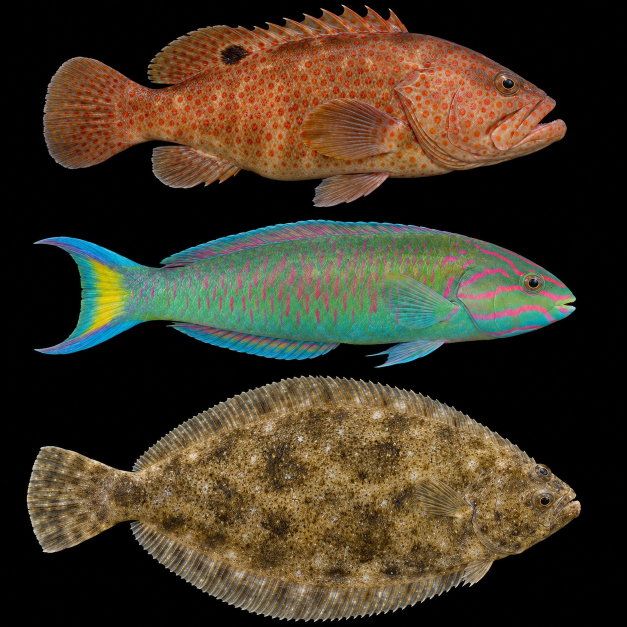
#> input picture undersea-rescue/assets/reef-fish-plate.jpg, 1254 x 1254 px (shown at 1/2 size)
$ python model_reef_fish.py
#> lines starting #> are read from the running program, lines starting #| are printed output that depends on the picture; after the words box and inside, x2 and y2 are one past the last pixel; in counts of white or black regions, pixels touching at a corner belong together
### undersea-rescue/tools/fish_glb.py
import io, json, struct
import numpy as np

def silhouette(rgb):
    """Remove exterior backdrop while preserving enclosed pupils and dark markings."""
    from scipy.ndimage import binary_closing, binary_fill_holes
    value = rgb.max(axis=2).astype(float)
    interior = binary_fill_holes(binary_closing(value > 25, iterations=2))
    return np.where(interior, 255, np.clip((value - 16) * 12.75, 0, 255)).astype(np.uint8)


def write_fish(path,name,geom,norm,uv,tri,targets,image,pectoral=None):
    picture=io.BytesIO();image.save(picture,format='PNG',optimize=True)
    doc={'asset':{'version':'2.0'},'scene':0,'scenes':[{'nodes':[0]}],'nodes':[{'name':name,'mesh':0}],'bufferViews':[],'accessors':[]}
    blob=bytearray()
    def view(data):
        blob.extend(b'\0'*(-len(blob)%4));idx=len(doc['bufferViews']);doc['bufferViews'].append({'buffer':0,'byteOffset':len(blob),'byteLength':len(data)});blob.extend(data);return idx
    def acc(a,typ,t=5126):
        a=np.asarray(a,dtype='<f4' if t==5126 else '<u2')
        dim={'SCALAR':1,'VEC2':2,'VEC3':3}[typ];a=a.reshape(-1,dim)
        i=len(doc['accessors']);doc['accessors'].append({'bufferView':view(a.tobytes()),'componentType':t,'count':len(a),'type':typ,'min':a.min(axis=0).tolist(),'max':a.max(axis=0).tolist()});return i
    doc['materials']=[{'name':'Skin and fins','doubleSided':True,'alphaMode':'MASK','alphaCutoff':.35,'pbrMetallicRoughness':{'baseColorTexture':{'index':0},'metallicFactor':.15,'roughnessFactor':.42}}]
    doc['meshes']=[{'name':name,'weights':[0,0],'extras':{'targetNames':['Tail port','Tail starboard']},'primitives':[{'attributes':{'POSITION':acc(geom,'VEC3'),'NORMAL':acc(norm,'VEC3'),'TEXCOORD_0':acc(uv,'VEC2')},'indices':acc(tri,'SCALAR',5123),'material':0,'targets':[{'POSITION':acc(d,'VEC3')} for d in targets]}]}]
    if pectoral is not None:
        doc['meshes'][0]['primitives'][0]['attributes']['_PECTORAL']=acc(pectoral,'SCALAR')
    doc['animations']=[{'name':'Swim','samplers':[{'input':acc([0,.18,.36,.54,.72],'SCALAR'),'output':acc([0,0,1,0,0,0,0,1,0,0],'SCALAR')}],'channels':[{'sampler':0,'target':{'node':0,'path':'weights'}}]}]
    doc['images']=[{'mimeType':'image/png','bufferView':view(picture.getvalue())}];doc['textures']=[{'source':0}]
    doc['buffers']=[{'byteLength':len(blob)}];meta=json.dumps(doc,separators=(',',':')).encode();meta+=b' '*(-len(meta)%4);blob+=b'\0'*(-len(blob)%4)
    path.write_bytes(struct.pack('<4sII',b'glTF',2,28+len(meta)+len(blob))+struct.pack('<I4s',len(meta),b'JSON')+meta+struct.pack('<I4s',len(blob),b'BIN\0')+blob)

### undersea-rescue/tools/model_reef_fish.py
"""Reconstruct each species as a closed, textured anatomical volume in metres."""
from pathlib import Path
import math
import sys
import numpy as np
from PIL import Image
from fish_glb import write_fish, silhouette

root=Path(__file__).resolve().parents[1]/'assets'
plate=Image.open(root/'reef-fish-plate.jpg').convert('RGB')
#> plate is the input picture: PIL image 1254x1254 RGB; mean R, G, B 64.9, 54.5, 37.8
specs=[
 ('spotted-grouper','Epinephelus akaara',0,.335,.54,.095),
 ('moon-wrasse','Thalassoma lunare',.335,.594,.31,.06),
 ('olive-flounder','Paralichthys olivaceus',.594,1,.57,.04)]
specs.extend([('anthias','Pseudanthias squamipinnis',0,.40,.18,.072)])
for tag,name,top,bottom,length,girth in specs:
    if len(sys.argv)>1 and tag not in sys.argv[1:]: continue
    if tag == 'anthias': plate=Image.open(root/'reef-pair-skin.jpg').convert('RGB')
    img=plate.crop((0,round(top*plate.height),plate.width,round(bottom*plate.height)))
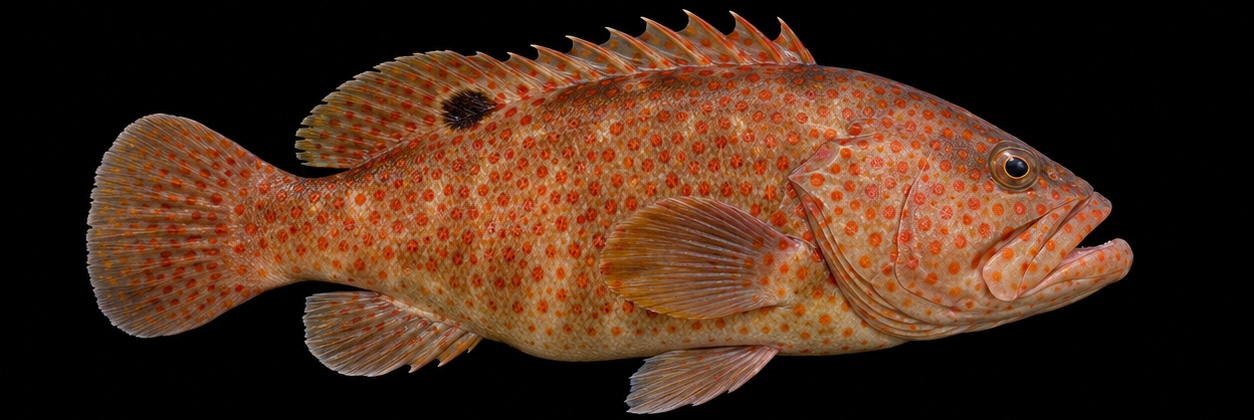
#> img: PIL image 1254x420 RGB; mean R, G, B 73.9, 43.8, 26.4
    rgb=np.asarray(img);alpha = silhouette(rgb)
#> in silhouette, `value = rgb.max(axis=2).astype(float)`:
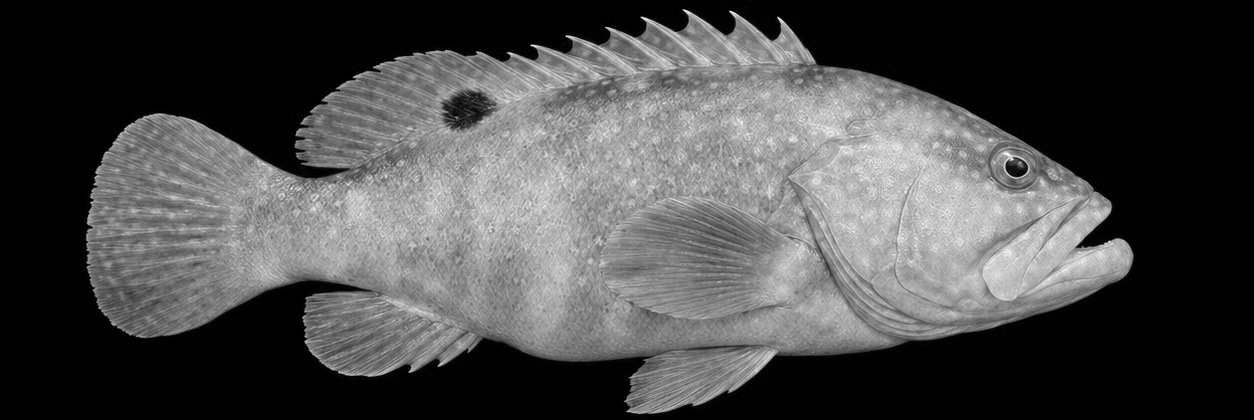
#> value: shape (420, 1254) float64; min 0, max 255, mean 73.9
#> in silhouette, `interior = binary_fill_holes(binary_closing(value > 25, iterations=2))`:
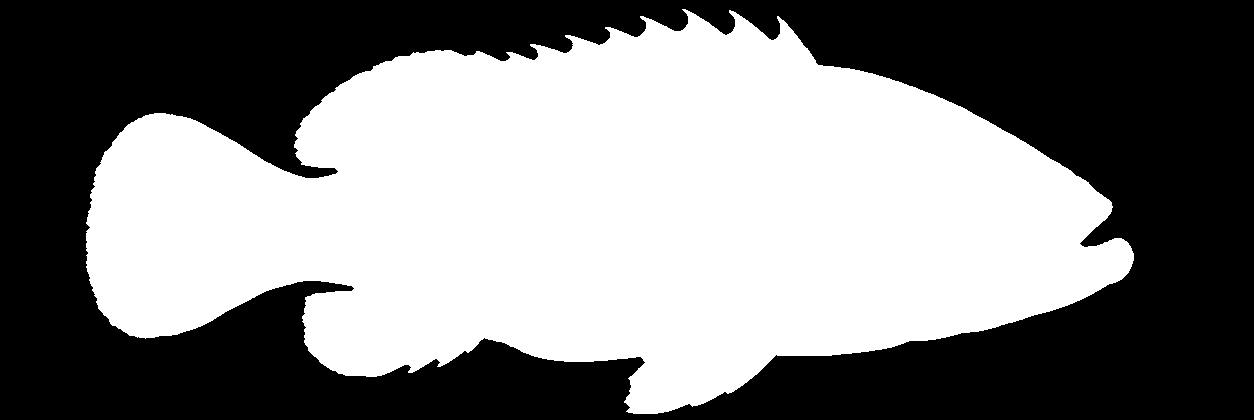
#> interior: shape (420, 1254) bool; 50.5% white; 1 black region, box (x1, y1, x2, y2) and area: (0, 0, 1254, 420) 260620
    yy,xx=np.where(alpha>140);x0,x1=xx.min(),xx.max();center_y=(yy.min()+yy.max())*.5
#> after `x0, x1 = (xx.min(), xx.max())`: x0 = 86; x1 = 1133
#> after `center_y = (yy.min() + yy.max()) * 0.5`: center_y = 211
    scale=length/(x1-x0);flat=tag=='olive-flounder'
#> after `scale = length / (x1 - x0)`: scale = 0.000516
    pos=[];uv=[];tris=[];rings=100;sides=40
    for j in range(rings):
        t=j/(rings-1);x=int(x0+(x1-x0)*t);col=np.where(alpha[:,x]>110)[0]
        upper,lower=(col.min(),col.max()) if len(col) else (center_y,center_y)
        center=(upper+lower)*.5;half=(lower-upper)*.5
        # The caudal fan and trailing fin margins stay thin.
        taper=min(1,max(0,(t-.12)/.27));depth=girth*length*(.035+.965*taper)*max(.01,math.sin(math.pi*t))**.48
        for i in range(sides):
            angle=2*math.pi*i/sides;c=math.cos(angle);height=-c*half
            thickness=math.sin(angle)*depth*max(.04,1-abs(c)**5)
            y=center_y-center+height
            px=(t-.5)*length
            if flat:
                pos.append((px,thickness if thickness>0 else thickness*.45,-y*scale))
            else:pos.append((px,y*scale,thickness))
            uv.append(((x+.5)/img.width,(center-height+.5)/img.height))
        if j:
            for i in range(sides):
                a=(j-1)*sides+i;b=(j-1)*sides+(i+1)%sides
                tris.extend([(a,b+sides,b),(a,a+sides,b+sides)])
#> this loop made 100 passes
#> (x, upper, lower, center, half) on passes 1 to 12: (86, 222, 267, 244.5, 22.5), (96, 168, 302, 235, 67), (107, 150, 317, 233.5, 83.5), (117, 136, 327, 231.5, 95.5), (128, 124, 334, 229, 105), (138, 118, 336, 227, 109), (149, 114, 337, 225.5, 111.5), (160, 113, 335, 224, 111), (170, 115, 335, 225, 110), (181, 116, 332, 224, 108), (191, 119, 329, 224, 105), (202, 124, 325, 224.5, 100.5)
#> after the loop, pos = 4000 items, first 6: (-0.27, -0.0289, 0), (-0.27, -0.0287, 1.85e-06), (-0.27, -0.0283, 1.35e-05), (-0.27, -0.0276, 3.92e-05), (-0.27, -0.0267, 7.56e-05), (-0.27, -0.0255, 0.000115); tris = 7920 items, first 6: (0, 41, 1), (0, 40, 41), (1, 42, 2), (1, 41, 42), (2, 43, 3), (2, 42, 43); uv = 4000 pairs, first value 0.069 to 0.904, second value 0.0274 to 0.985
    # Close both end rings rather than leaving holes at the snout and caudal tips.
    for k in range(1,sides-1):
        last=(rings-1)*sides
        tris.extend([(0,k+1,k),(last,last+k,last+k+1)])
#> after the loop, tris = 7996 items, first 6: (0, 41, 1), (0, 40, 41), (1, 42, 2), (1, 41, 42), (2, 43, 3), (2, 42, 43)
    paddle = None
    if tag == 'moon-wrasse':
        # Texture landmarks on the 550px-wide reference plate. Chest is at +X.
        paddle = [0.] * len(pos)
        for side in (-1,1):
            base = len(pos)
            for ray in range(10):
                f = ray/9
                for k in range(7):
                    u=k/6
                    px=(390-3*f)*(1-u)+(349+10*math.cos(f*math.pi))*u
                    py=(253+14*f)*(1-u)+(262+15*f)*u
                    ax=px*plate.width/550; ay=py*plate.height/550-round(top*plate.height)
                    depth=.016+.009*u+.004*math.sin(math.pi*u)
                    pos.append(((ax-x0)*scale-length/2,(center_y-ay)*scale,side*depth))
                    uv.append((ax/img.width,ay/img.height))
                    paddle.append(side*u)
                    if ray and k:
                        a=base+ray*7+k
                        tris.extend([(a-8,a-1,a),(a-8,a,a-7)])
    if flat:
        # Eye sockets protrude from the eyed side. Match their lids and pupils
        # to the two distinct landmarks on the plate; keep the blind side plain.
        unit = img.width / 550
        for ex, ey, radius in [(477,86,5.4),(478,112,6.8)]:
            start=len(pos)
            for j in range(6):
                ring=j/5
                for i in range(24):
                    angle=i*math.tau/24
                    x=(ex+radius*ring*math.cos(angle))*unit
                    y=(ey+radius*.80*ring*math.sin(angle))*unit
                    col=np.where(alpha[:,int(x)]>110)[0]
                    v=np.clip((2*y-col.max()-col.min())/(col.max()-col.min()),-1,1)
                    t=(x-x0)/(x1-x0)
                    surface=girth*length*math.sin(math.pi*t)**.48*math.sqrt(1-v*v)*max(.04,1-abs(v)**5)
                    pos.append(((t-.5)*length,surface+.0038*(1-ring**2)+.0001,(y-center_y)*scale))
                    uv.append((x/img.width,y/img.height))
                    if j:
                        a=start+(j-1)*24+i;b=start+(j-1)*24+(i+1)%24
                        tris.extend([(a,b,b+24),(a,b+24,a+24)])
    pos=np.array(pos);tri=np.array(tris);norm=np.zeros_like(pos)
    for a,b,c in tri:
        n=np.cross(pos[b]-pos[a],pos[c]-pos[a]);norm[[a,b,c]]+=n
#> this loop made 7996 passes
#> (a, b, c, n) on passes 1 to 3: (0, 41, 1, [-3.31e-08, -1.01e-08, 7.79e-07]), (0, 40, 41, [-5.81e-08, -1.76e-08, 2.32e-06]), (1, 42, 2, [-2.01e-07, -6.35e-08, 2.32e-06])
    norm/=np.maximum(1e-9,np.linalg.norm(norm,axis=1,keepdims=True))
    targets=[]
    for direction in [-1,1]:
        d=np.zeros_like(pos);t=np.clip(.5-pos[:,0]/length,0,1);d[:,2]=direction*length*.13*t**2.7
        if flat:d[:,1]=direction*.007*np.sin(pos[:,0]*28)*(np.abs(pos[:,2])/length)**.7
        targets.append(d)
#> after the loop, targets = 2 items
    rgba=Image.fromarray(np.dstack((rgb,alpha)))
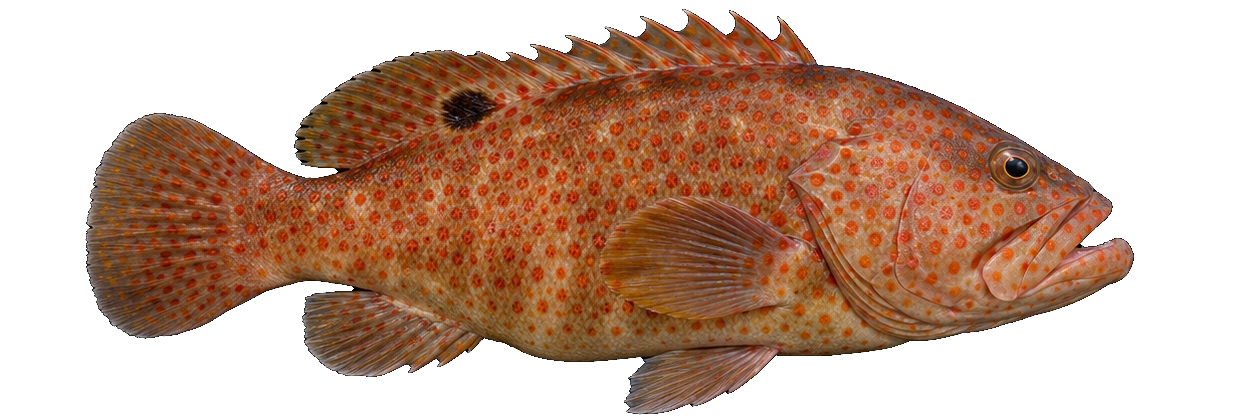
#> rgba: PIL image 1254x420 RGBA; mean R, G, B, A 73.9, 43.8, 26.4, 128.9; transparent parts drawn white
    if flat:
        # Separate pale blind-side UV island; eyes stay on the ocular side only.
        white=np.clip(np.mean(rgb,axis=2)*.22+152,0,255).astype('uint8')
        blind=Image.fromarray(np.dstack((white,white,np.uint8(white*.94),alpha)))
        atlas=Image.new('RGBA',(img.width,img.height*2));atlas.paste(rgba,(0,0));atlas.paste(blind,(0,img.height));rgba=atlas
        # Duplicate rim vertices so a triangle never interpolates between UV islands.
        underside=pos[tri,1].mean(axis=1)<0
        tri[underside]+=len(pos)
        uv=[(u,v*.5) for u,v in uv]+[(u,(v+1)*.5) for u,v in uv]
        pos=np.tile(pos,(2,1));norm=np.tile(norm,(2,1))
        targets=[np.tile(d,(2,1)) for d in targets]
    write_fish(root/(tag+'.glb'),name,pos,norm,uv,tri,targets,rgba,paddle)
